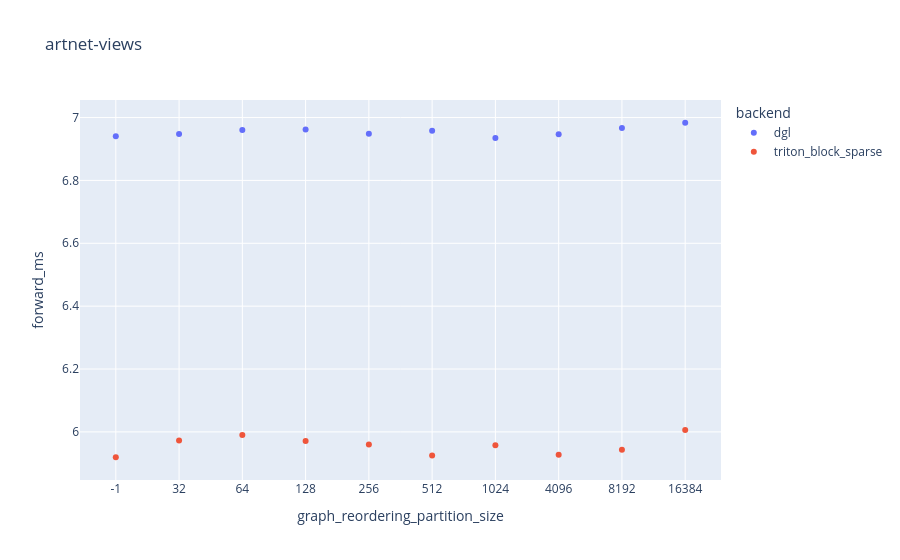
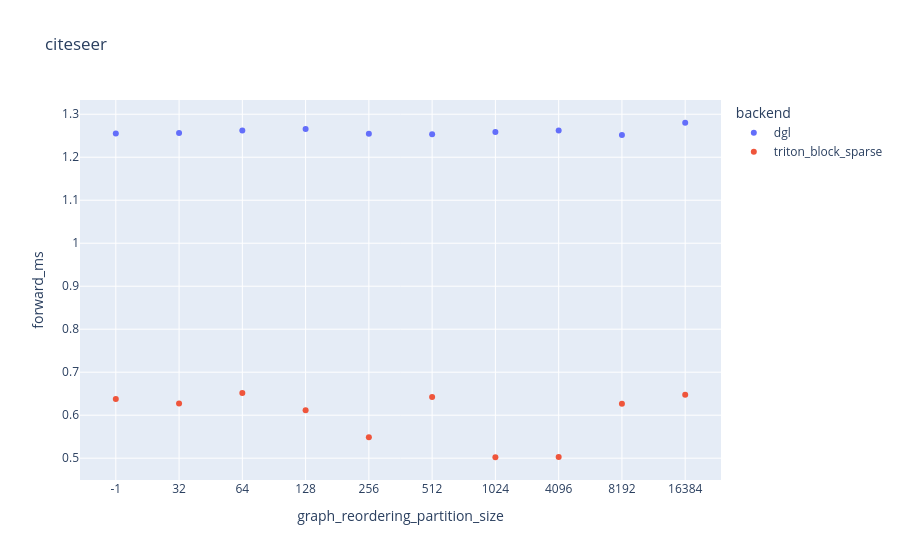
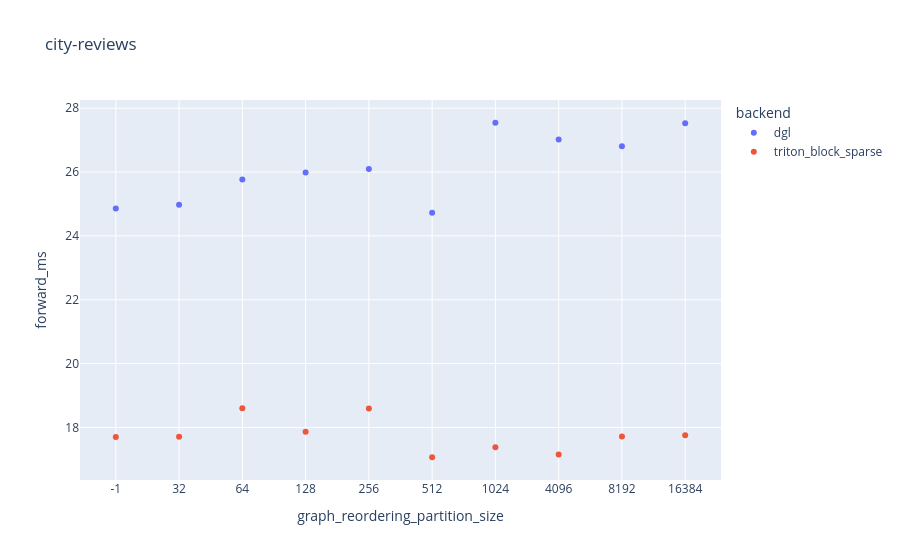

The cell these charts' notebook holds for them, in order:
### Code cell
for dataset in df_test[DATASET_COL].unique():
    df_dataset = df_test[df_test[DATASET_COL] == dataset]
    fig = px.scatter(df_dataset, x="graph_reordering_partition_size", y=FWD_MS_COL, title=dataset, color=BACKEND_COL)
    fig.show()

### Figure 1 — Plotly figure (JSON) as saved in the notebook; plotly's stock layout.template omitted (floating-point values rounded to 4 significant figures)
{"data": [{"hovertemplate": "backend=dgl<br>graph_reordering_partition_size=%{x}<br>forward_ms=%{y}<extra></extra>", "legendgroup": "dgl", "marker": {"color": "#636efa", "symbol": "circle"}, "mode": "markers", "name": "dgl", "orientation": "v", "showlegend": true, "type": "scatter", "x": ["-1", "32", "64", "128", "256", "512", "1024", "4096", "8192", "16384"], "xaxis": "x", "y": [6.94, 6.948, 6.96, 6.962, 6.949, 6.958, 6.935, 6.947, 6.967, 6.983], "yaxis": "y"}, {"hovertemplate": "backend=triton_block_sparse<br>graph_reordering_partition_size=%{x}<br>forward_ms=%{y}<extra></extra>", "legendgroup": "triton_block_sparse", "marker": {"color": "#EF553B", "symbol": "circle"}, "mode": "markers", "name": "triton_block_sparse", "orientation": "v", "showlegend": true, "type": "scatter", "x": ["-1", "32", "64", "128", "256", "512", "1024", "4096", "8192", "16384"], "xaxis": "x", "y": [5.919, 5.972, 5.99, 5.971, 5.96, 5.925, 5.957, 5.928, 5.943, 6.006], "yaxis": "y"}], "layout": {"legend": {"title": {"text": "backend"}, "tracegroupgap": 0}, "title": {"text": "artnet-views"}, "xaxis": {"anchor": "y", "domain": [0, 1], "title": {"text": "graph_reordering_partition_size"}}, "yaxis": {"anchor": "x", "domain": [0, 1], "title": {"text": "forward_ms"}}}}

### Figure 2 — Plotly figure (JSON) as saved in the notebook; plotly's stock layout.template omitted (floating-point values rounded to 4 significant figures)
{"data": [{"hovertemplate": "backend=dgl<br>graph_reordering_partition_size=%{x}<br>forward_ms=%{y}<extra></extra>", "legendgroup": "dgl", "marker": {"color": "#636efa", "symbol": "circle"}, "mode": "markers", "name": "dgl", "orientation": "v", "showlegend": true, "type": "scatter", "x": ["-1", "32", "64", "128", "256", "512", "1024", "4096", "8192", "16384"], "xaxis": "x", "y": [1.255, 1.257, 1.262, 1.265, 1.255, 1.253, 1.258, 1.262, 1.252, 1.28], "yaxis": "y"}, {"hovertemplate": "backend=triton_block_sparse<br>graph_reordering_partition_size=%{x}<br>forward_ms=%{y}<extra></extra>", "legendgroup": "triton_block_sparse", "marker": {"color": "#EF553B", "symbol": "circle"}, "mode": "markers", "name": "triton_block_sparse", "orientation": "v", "showlegend": true, "type": "scatter", "x": ["-1", "32", "64", "128", "256", "512", "1024", "4096", "8192", "16384"], "xaxis": "x", "y": [0.6375, 0.6271, 0.6517, 0.6115, 0.5485, 0.6423, 0.5022, 0.503, 0.6267, 0.6474], "yaxis": "y"}], "layout": {"legend": {"title": {"text": "backend"}, "tracegroupgap": 0}, "title": {"text": "citeseer"}, "xaxis": {"anchor": "y", "domain": [0, 1], "title": {"text": "graph_reordering_partition_size"}}, "yaxis": {"anchor": "x", "domain": [0, 1], "title": {"text": "forward_ms"}}}}

### Figure 3 — Plotly figure (JSON) as saved in the notebook; plotly's stock layout.template omitted (floating-point values rounded to 4 significant figures)
{"data": [{"hovertemplate": "backend=dgl<br>graph_reordering_partition_size=%{x}<br>forward_ms=%{y}<extra></extra>", "legendgroup": "dgl", "marker": {"color": "#636efa", "symbol": "circle"}, "mode": "markers", "name": "dgl", "orientation": "v", "showlegend": true, "type": "scatter", "x": ["-1", "32", "64", "128", "256", "512", "1024", "4096", "8192", "16384"], "xaxis": "x", "y": [24.86, 24.98, 25.77, 25.99, 26.09, 24.73, 27.54, 27.02, 26.81, 27.53], "yaxis": "y"}, {"hovertemplate": "backend=triton_block_sparse<br>graph_reordering_partition_size=%{x}<br>forward_ms=%{y}<extra></extra>", "legendgroup": "triton_block_sparse", "marker": {"color": "#EF553B", "symbol": "circle"}, "mode": "markers", "name": "triton_block_sparse", "orientation": "v", "showlegend": true, "type": "scatter", "x": ["-1", "32", "64", "128", "256", "512", "1024", "4096", "8192", "16384"], "xaxis": "x", "y": [17.7, 17.71, 18.6, 17.87, 18.59, 17.07, 17.38, 17.15, 17.72, 17.76], "yaxis": "y"}], "layout": {"legend": {"title": {"text": "backend"}, "tracegroupgap": 0}, "title": {"text": "city-reviews"}, "xaxis": {"anchor": "y", "domain": [0, 1], "title": {"text": "graph_reordering_partition_size"}}, "yaxis": {"anchor": "x", "domain": [0, 1], "title": {"text": "forward_ms"}}}}
